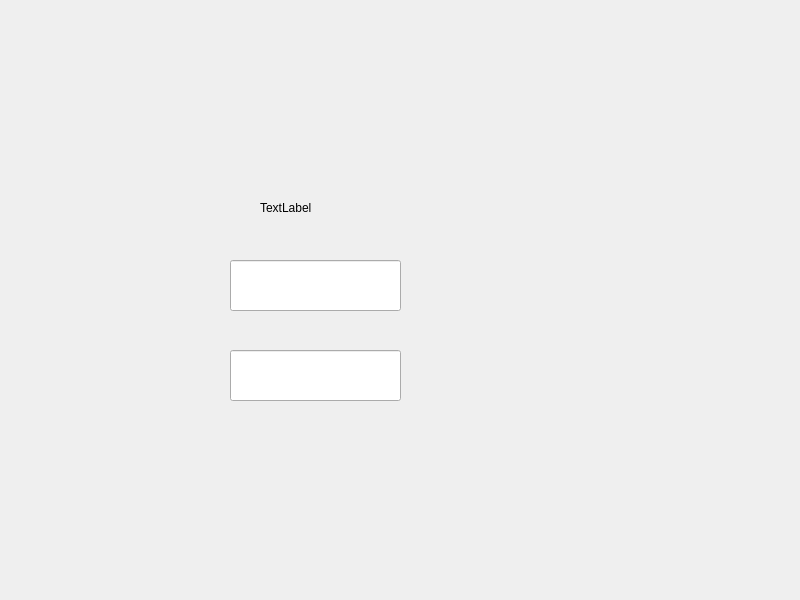
<?xml version="1.0" encoding="UTF-8"?>
<ui version="4.0">
 <class>Widget</class>
 <widget class="QWidget" name="Widget">
  <property name="geometry">
   <rect>
    <x>0</x>
    <y>0</y>
    <width>800</width>
    <height>600</height>
   </rect>
  </property>
  <property name="windowTitle">
   <string>Widget</string>
  </property>
  <widget class="QLineEdit" name="lineEdit">
   <property name="geometry">
    <rect>
     <x>230</x>
     <y>260</y>
     <width>171</width>
     <height>51</height>
    </rect>
   </property>
  </widget>
  <widget class="QLineEdit" name="lineEdit_2">
   <property name="geometry">
    <rect>
     <x>230</x>
     <y>350</y>
     <width>171</width>
     <height>51</height>
    </rect>
   </property>
  </widget>
  <widget class="QLabel" name="label">
   <property name="geometry">
    <rect>
     <x>260</x>
     <y>192</y>
     <width>251</width>
     <height>31</height>
    </rect>
   </property>
   <property name="text">
    <string>TextLabel</string>
   </property>
  </widget>
 </widget>
 <resources/>
 <connections/>
</ui>
